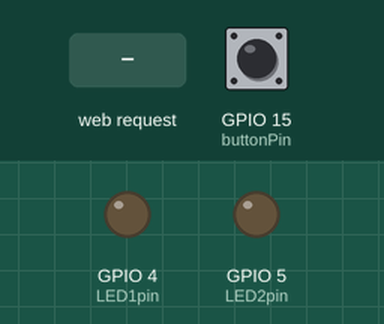
Recording of a sketch running on a simulated ESP32. On the bench: output pins drawn as LEDs (lit = HIGH). The inputs (shaded band) are chosen by the test bench; at power-on: GPIO 15 (buttonPin) LOW. What the sketch prints to the serial monitor is not drawn.

Above: at 1.3 s.
1.4 s: HTTP request GET /led1on received
At 2.3 s:
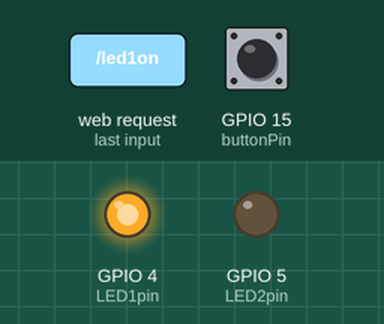
2.9 s: HTTP request GET /led2on received
At 3.4 s:
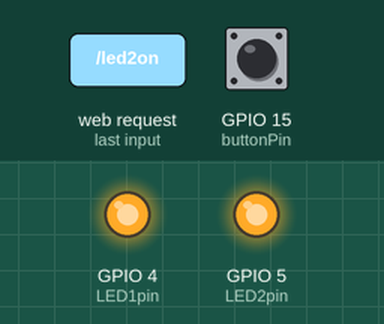
4.4 s: HTTP request GET /led1off received
At 5.6 s:
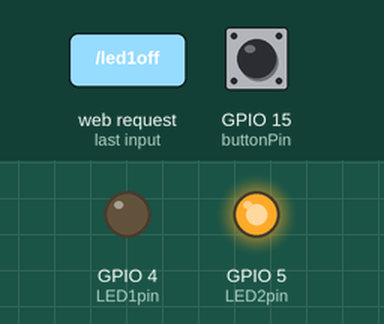
5.9 s: HTTP request GET /led2off received
At 6.9 s:
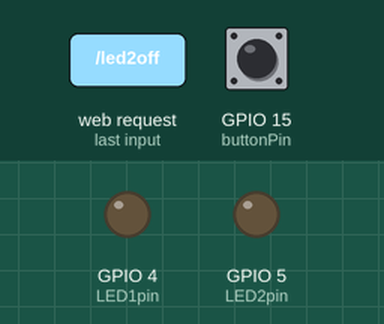
Timing chart, 0 to 8.4 s (numbered marks = the images above; inputs shaded):
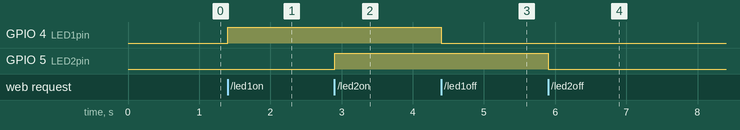

The sketch:

web_ser.ino
```cpp
#include <WiFi.h>
#include <WebServer.h>

/* Put your SSID & Password */
const char* ssid = "Grow Tower";  // Enter SSID here
const char* password = "";  //Enter Password here

/* Put IP Address details */
IPAddress local_ip(192,168,1,1);
IPAddress gateway(192,168,1,1);
IPAddress subnet(255,255,255,0);

WebServer server(80);

uint8_t LED1pin = 4;
bool LED1status = LOW;

uint8_t LED2pin = 5;
bool LED2status = LOW;

uint8_t buttonPin = 15;
bool buttonState = HIGH;

volatile bool restartCode = false;


void setup() {
  Serial.begin(115200);
  pinMode(LED1pin, OUTPUT);
  pinMode(LED2pin, OUTPUT);
  pinMode(buttonPin, INPUT_PULLDOWN); // Configure push button pin

  WiFi.softAP(ssid, password);
  WiFi.softAPConfig(local_ip, gateway, subnet);
  delay(100);

  server.on("/", HTTP_GET, handle_Root); // Redirect root URL to control page
  server.on("/ledcontrol", HTTP_GET, handle_OnConnect); // Control page
  server.on("/led1on", handle_led1on);
  server.on("/led1off", handle_led1off);
  server.on("/led2on", handle_led2on);
  server.on("/led2off", handle_led2off);
  server.onNotFound(handle_NotFound);

  server.begin();
  Serial.println("HTTP server started");
}

void loop() {
  server.handleClient();
  if(LED1status)
  {digitalWrite(LED1pin, HIGH);}
  else
  {digitalWrite(LED1pin, LOW);}

  if(LED2status)
  {digitalWrite(LED2pin, HIGH);}
  else
  {digitalWrite(LED2pin, LOW);}

  buttonState = digitalRead(buttonPin);
  Serial.println("button " || buttonState);
    if (buttonState == LOW) {
      // Stop hosting the web server
      server.stop();
      Serial.println("Web server stopped");
      // You may add additional actions if needed

    }

   // else{


   // }


}


void restart() {
  // Set the flag to indicate code restart
  restartCode = true;
}


void handle_Root() {
  server.sendHeader("Location", "/ledcontrol", true);   //Redirect to control page
  server.send(302, "text/plain", "");
}

void handle_OnConnect() {
  LED1status = LOW;
  LED2status = LOW;
  Serial.println("GPIO4 Status: OFF | GPIO5 Status: OFF");
  server.send(200, "text/html", SendHTML(LED1status,LED2status));
}


void handle_led1on() {
  LED1status = HIGH;
  Serial.println("GPIO4 Status: ON");
  server.send(200, "text/html", SendHTML(true,LED2status));
}

void handle_led1off() {
  LED1status = LOW;
  Serial.println("GPIO4 Status: OFF");
  server.send(200, "text/html", SendHTML(false,LED2status));
}

void handle_led2on() {
  LED2status = HIGH;
  Serial.println("GPIO5 Status: ON");
  server.send(200, "text/html", SendHTML(LED1status,true));
}

void handle_led2off() {
  LED2status = LOW;
  Serial.println("GPIO5 Status: OFF");
  server.send(200, "text/html", SendHTML(LED1status,false));
}

void handle_NotFound(){
  server.send(404, "text/plain", "Not found");
}

String SendHTML(uint8_t led1stat,uint8_t led2stat){
  String ptr = "<!DOCTYPE html> <html>\n";
  ptr +="<head><meta name=\"viewport\" content=\"width=device-width, initial-scale=1.0, user-scalable=no\">\n";
  ptr +="<title>LED Control</title>\n";
  ptr +="<style>html { font-family: Helvetica; display: inline-block; margin: 0px auto; text-align: center;}\n";
  ptr +="body{margin-top: 50px;} h1 {color: #444444;margin: 50px auto 30px;} h3 {color: #444444;margin-bottom: 50px;}\n";
  ptr +=".button {display: block;width: 80px;background-color: #3498db;border: none;color: white;padding: 13px 30px;text-decoration: none;font-size: 25px;margin: 0px auto 35px;cursor: pointer;border-radius: 4px;}\n";
  ptr +=".button-on {background-color: #3498db;}\n";
  ptr +=".button-on:active {background-color: #2980b9;}\n";
  ptr +=".button-off {background-color: #34495e;}\n";
  ptr +=".button-off:active {background-color: #2c3e50;}\n";
  ptr +="p {font-size: 14px;color: #888;margin-bottom: 10px;}\n";
  ptr +="</style>\n";
  ptr +="</head>\n";
  ptr +="<body>\n";
  ptr +="<h1>ESP32 Web Server</h1>\n";
  ptr +="<h3>Using Access Point(AP) Mode</h3>\n";

   if(led1stat)
  {ptr +="<p>LED1 Status: ON</p><a class=\"button button-off\" href=\"/led1off\">OFF</a>\n";}
  else
  {ptr +="<p>LED1 Status: OFF</p><a class=\"button button-on\" href=\"/led1on\">ON</a>\n";}

  if(led2stat)
  {ptr +="<p>LED2 Status: ON</p><a class=\"button button-off\" href=\"/led2off\">OFF</a>\n";}
  else
  {ptr +="<p>LED2 Status: OFF</p><a class=\"button button-on\" href=\"/led2on\">ON</a>\n";}

  ptr +="</body>\n";
  ptr +="</html>\n";
  return ptr;
}
```

Measured:
- after the input at 1.4 s, GPIO 4 (LED1pin): LOW → HIGH at once
- after the input at 2.9 s, GPIO 5 (LED2pin): LOW → HIGH at once
- after the input at 4.4 s, GPIO 4 (LED1pin): HIGH → LOW at once
- after the input at 5.9 s, GPIO 5 (LED2pin): HIGH → LOW at once
